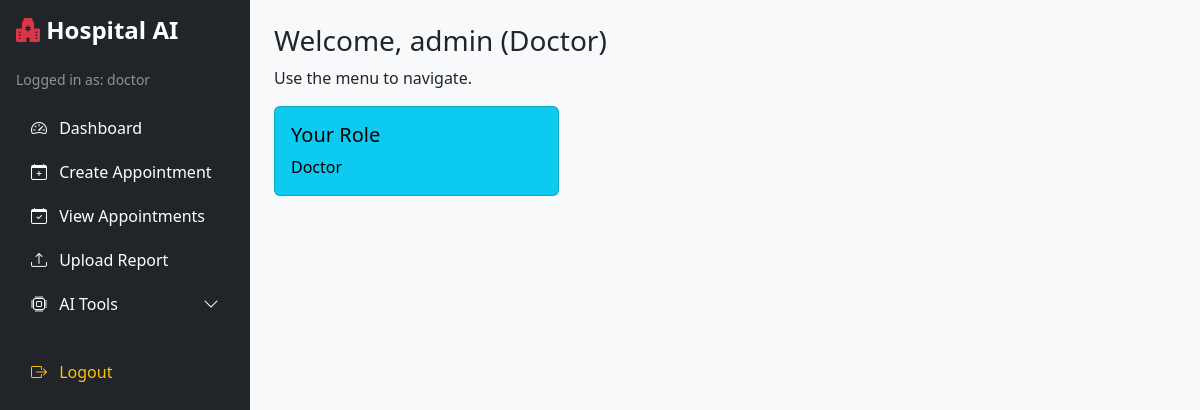
Page /dashboard (signed in) on the committed database.
### app/models/user.py (models this page shows, shortened)
class User(UserMixin, db.Model):
    id = db.Column(db.Integer, primary_key=True)
    username = db.Column(db.String(100), unique=True, nullable=False)
    password = db.Column(db.String(100), nullable=False)
    role = db.Column(db.String(20), nullable=False)  # 'admin', 'doctor', 'patient'

### app/controllers/auth_controller.py (the view)
@auth_bp.route('/dashboard')
@login_required
def dashboard():
    return render_template('dashboard.html', user=current_user)

### app/models/user.py (called while the page is built)
@login_manager.user_loader
def load_user(user_id):
    return User.query.get(int(user_id))

### app/templates/dashboard.html
{% extends "base.html" %}
{% block content %}
<h3>Welcome, {{ user.username }} ({{ user.role|capitalize }})</h3>
<p>Use the menu to navigate.</p>
<div class="row">
  <div class="col-md-4">
    <div class="card text-bg-info mb-3">
      <div class="card-body">
        <h5 class="card-title">Your Role</h5>
        <p class="card-text">{{ user.role.capitalize() }}</p>
      </div>
    </div>
  </div>
</div>
{% endblock %}

### app/templates/base.html (shortened to what this page needs)
<!DOCTYPE html>
<html lang="en">
<head>
    <link href="https://cdn.jsdelivr.net/npm/bootstrap@5.3.2/dist/css/bootstrap.min.css" rel="stylesheet">
    <link href="https://cdn.jsdelivr.net/npm/bootstrap-icons@1.10.5/font/bootstrap-icons.css" rel="stylesheet">
</head>
<body>
<div class="d-flex">
    <div class="bg-dark text-white p-3 sidebar">
        <h4 class="mb-4"><i class="bi bi-hospital-fill text-danger"></i> Hospital AI</h4>
        {% if current_user.is_authenticated %}
            <p class="text-white-50 small">Logged in as: {{ current_user.role }}</p>
            <ul class="nav flex-column">
                <li class="nav-item">
                    <a class="nav-link text-white" href="{{ url_for('auth.dashboard') }}">
                        <i class="bi bi-speedometer2 me-2"></i> Dashboard
                    </a>
                </li>
                <li class="nav-item">
                    <a class="nav-link text-white" href="{{ url_for('appointment.create_appointment') }}">
                        <i class="bi bi-calendar-plus me-2"></i> Create Appointment
                    </a>
                </li>
                {% if current_user.role in ['admin', 'doctor'] %}
                    <li class="nav-item">
                        <a class="nav-link text-white" href="{{ url_for('appointment.view_appointments') }}">
                            <i class="bi bi-calendar-check me-2"></i> View Appointments
                        </a>
                    </li>
                {% endif %}
                <li class="nav-item">
                    <a class="nav-link text-white" href="{{ url_for('report.upload_report') }}">
                        <i class="bi bi-upload me-2"></i> Upload Report
                    </a>
                </li>
                <li class="nav-item">
                    <a class="nav-link text-white" data-bs-toggle="collapse" href="#aiTools" role="button" aria-expanded="false">
                        <i class="bi bi-cpu me-2"></i> AI Tools <i class="bi bi-chevron-down float-end"></i>
                    </a>
                </li>
                <li class="nav-item mt-4">
                    <a class="nav-link text-warning" href="{{ url_for('auth.logout') }}">
                        <i class="bi bi-box-arrow-right me-2"></i> Logout
                    </a>
                </li>
            </ul>
        {% else %}
            <p class="text-white">Not logged in</p>
        {% endif %}
    </div>
    <div class="flex-grow-1 p-4 main-content">
        {% block content %}{% endblock %}
    </div>
</div>
</body>
</html>

### app/templates/base.html (style rules this page uses)
body { font-family: 'Segoe UI', sans-serif; }
.sidebar { width: 250px; min-height: 100vh; }
.sidebar .nav-link { padding: 10px 15px; border-radius: 5px; transition: background 0.3s; }
.sidebar h4 { font-weight: bold; }
.nav-link i { font-size: 1rem; }
.main-content { background-color: #f8f9fa; min-height: 100vh; }

### rows in the picture
User: role "doctor", username "admin", role "Doctor"
